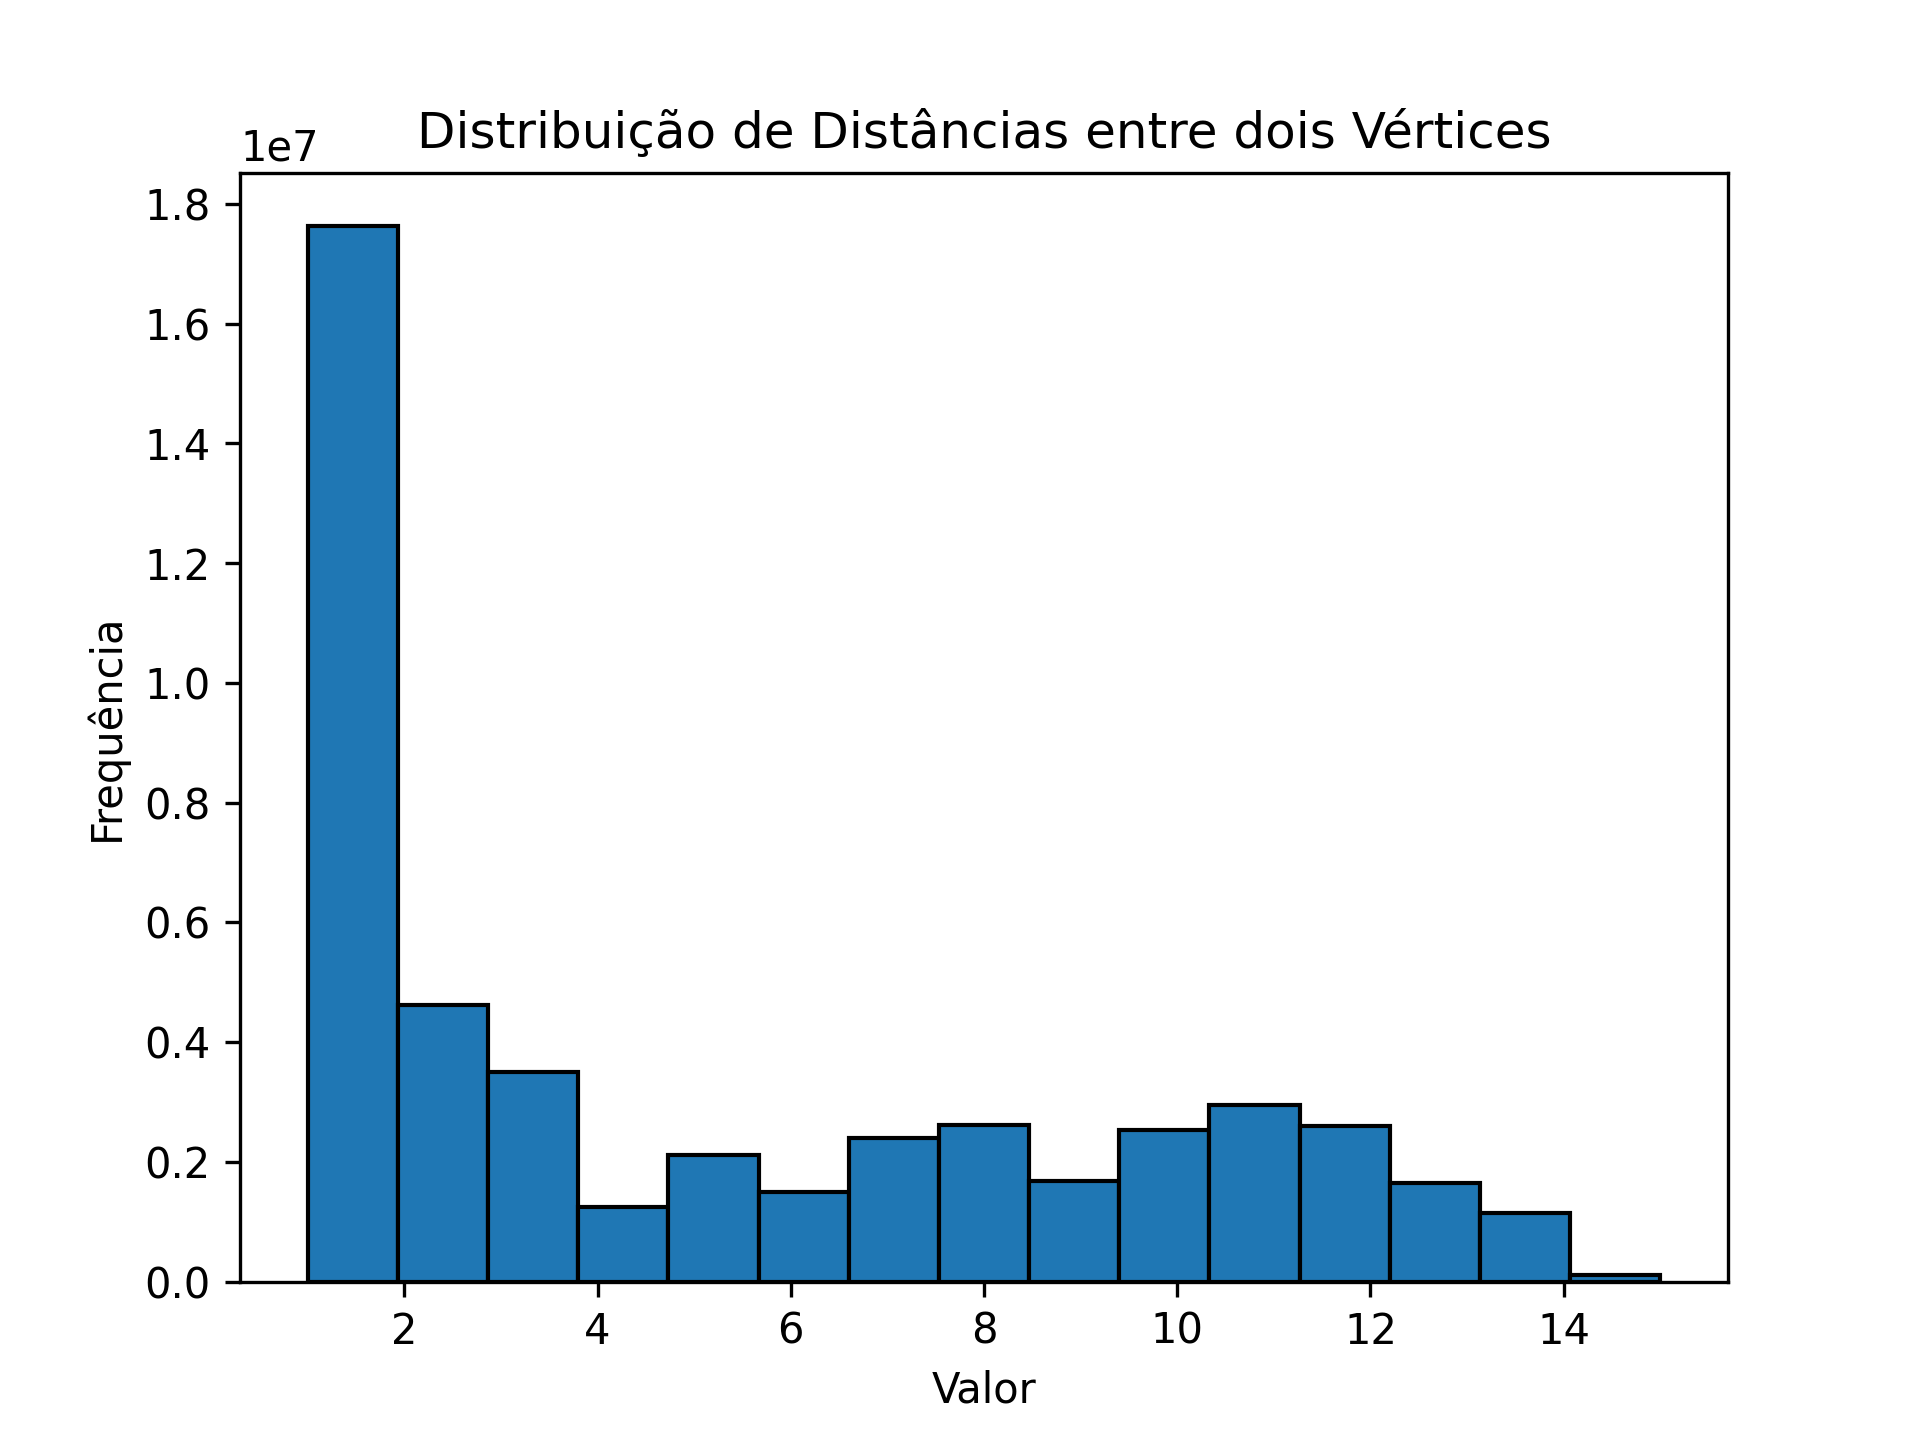

Source code (Python):
import matplotlib.pyplot as plt
import numpy as np
from matplotlib.ticker import MaxNLocator
import sys
data = []
mean = 0
tot = 0
for line in sys.stdin:
    line = line.strip()
    if(line != ''):
        line = int(line)
        if(line < 15000 and line != 0):
            tot += 1
            mean += line
            data.append(int(line))  # Parse numbers as they come from C++
# print(data[:10])  # Print first 10 numbers as an example

print(mean, tot)

data = np.array(data)

plt.hist(data, bins=15, edgecolor='black')
plt.xlabel('Valor')
plt.ylabel('Frequência')
plt.title('Distribuição de Distâncias entre dois Vértices')
# plt.xscale('log')
# plt.yscale('log')

plt.gca().yaxis.set_major_locator(MaxNLocator(integer=True))

plt.savefig('./plots/distance_plot.png', format='png', dpi=300)
plt.close()